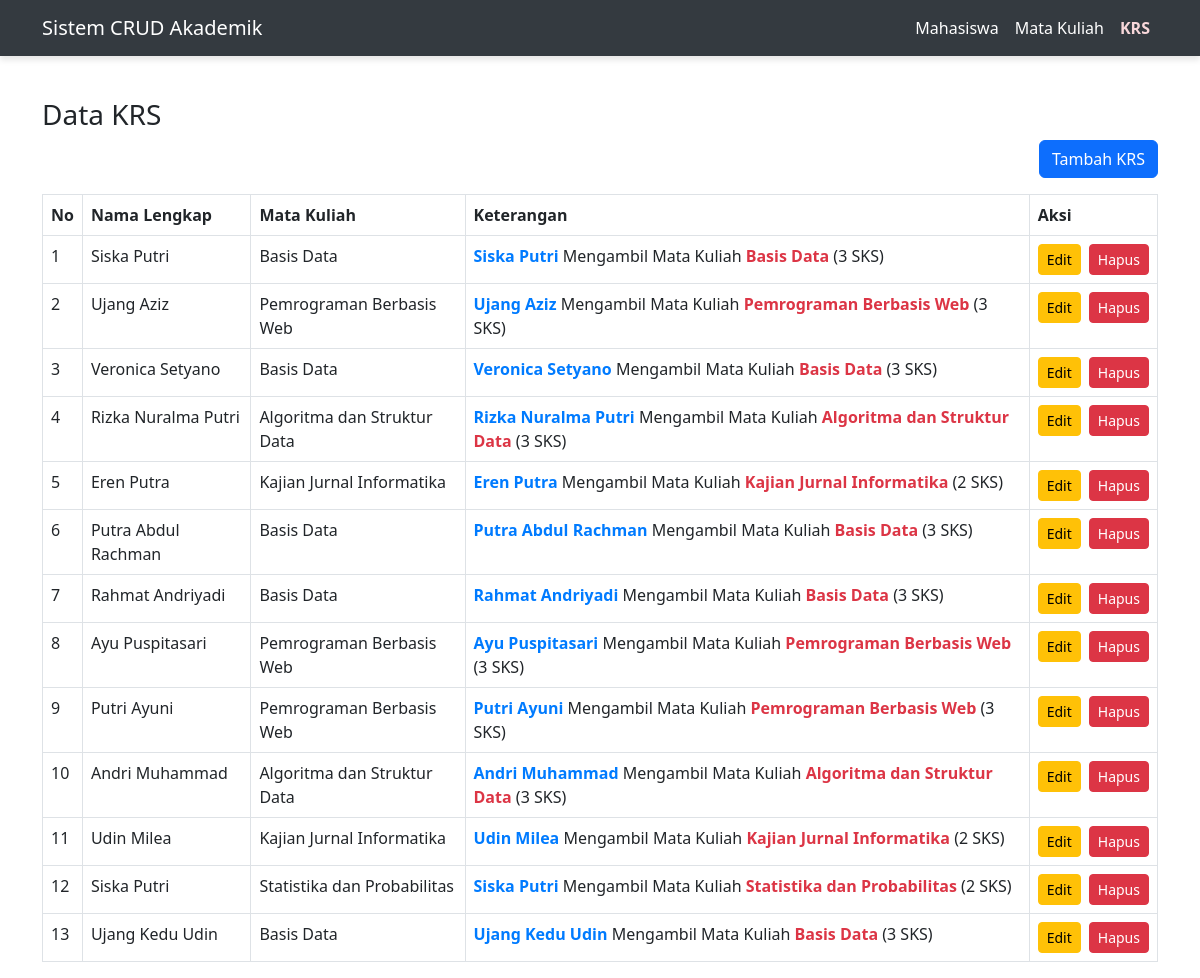
The page /krs.php on the database its author committed.
### tables this page shows
CREATE TABLE `krs` (
  `id` int(11) NOT NULL,
  `mahasiswa_npm` char(13) DEFAULT NULL,
  `matakuliah_kodemk` char(6) DEFAULT NULL
);

CREATE TABLE `mahasiswa` (
  `npm` char(13) NOT NULL,
  `nama` varchar(50) NOT NULL,
  `jurusan` enum('Teknik Informatika','Sistem Informasi') NOT NULL,
  `alamat` text DEFAULT NULL
);

CREATE TABLE `matakuliah` (
  `kodemk` char(6) NOT NULL,
  `nama` varchar(50) NOT NULL,
  `jumlah_sks` int(3) NOT NULL
);

### krs.php (the view, shortened to what this page needs)
<?php
include 'db.php';
$result = mysqli_query($conn, "SELECT krs.id, mahasiswa.nama AS nama_mahasiswa, matakuliah.nama AS nama_matakuliah, matakuliah.jumlah_sks
                               FROM krs
                               JOIN mahasiswa ON krs.mahasiswa_npm = mahasiswa.npm
                               JOIN matakuliah ON krs.matakuliah_kodemk = matakuliah.kodemk");
?>
<?php include 'index.php'; ?>
<!DOCTYPE html>
<html lang="en">
<head>
    <link href="https://cdn.jsdelivr.net/npm/bootstrap@5.3.0/dist/css/bootstrap.min.css" rel="stylesheet">
</head>
<body>
<div class="container mt-5">
    <div class="d-flex justify-content-between">
        <h3>Data KRS</h3>
    </div>
    <div class="mb-3 text-end">
        <a href="tambahkrs.php" class="btn btn-primary">Tambah KRS</a>
    </div>
    <table class="table table-bordered">
        <thead>
            <tr>
                <th>No</th>
                <th>Nama Lengkap</th>
                <th>Mata Kuliah</th>
                <th>Keterangan</th>
                <th>Aksi</th>
            </tr>
        </thead>
        <tbody>
            <?php
            $no = 1;
            while ($row = mysqli_fetch_assoc($result)) : ?>
                <tr>
                    <td><?= $no++ ?></td>
                    <td><?= $row['nama_mahasiswa'] ?></td>
                    <td><?= $row['nama_matakuliah'] ?></td>
                    <td>
                        <span class="nama-mahasiswa"><?= $row['nama_mahasiswa'] ?></span> Mengambil Mata Kuliah
                        <span class="nama-matakuliah"><?= $row['nama_matakuliah'] ?></span>
                        (<?= $row['jumlah_sks'] ?> SKS)
                    </td>
                    <td>
                        <div class="d-flex">
                            <a href="editkrs.php?id=<?= $row['id'] ?>" class="btn btn-warning btn-sm me-2">Edit</a>
                            <a href="hapuskrs.php?id=<?= $row['id'] ?>" class="btn btn-danger btn-sm" onclick="return confirm('Hapus data ini?')">Hapus</a>
                        </div>
                    </td>
                </tr>
            <?php endwhile; ?>
        </tbody>
    </table>
</div>
</body>
</html>

### index.php (shortened to what this page needs)
<!DOCTYPE html>
<html lang="en">
<head>
    <link href="https://cdn.jsdelivr.net/npm/bootstrap@5.3.0/dist/css/bootstrap.min.css" rel="stylesheet">
</head>
<body>
<nav class="navbar navbar-expand-lg navbar-dark fixed-top">
    <div class="container">
        <a class="navbar-brand d-flex align-items-center" href="#">
            <span>Sistem CRUD Akademik</span>
        </a>
        <div class="collapse navbar-collapse" id="navbarNav">
            <ul class="navbar-nav ms-auto">
                <li class="nav-item">
                    <a class="nav-link <?php echo (basename($_SERVER['PHP_SELF']) == 'mahasiswa.php') ? 'active' : ''; ?>" href="mahasiswa.php">Mahasiswa</a>
                </li>
                <li class="nav-item">
                    <a class="nav-link <?php echo (basename($_SERVER['PHP_SELF']) == 'matakuliah.php') ? 'active' : ''; ?>" href="matakuliah.php">Mata Kuliah</a>
                </li>
                <li class="nav-item">
                    <a class="nav-link <?php echo (basename($_SERVER['PHP_SELF']) == 'krs.php') ? 'active' : ''; ?>" href="krs.php">KRS</a>
                </li>
            </ul>
        </div>
    </div>
</nav>
</body>
</html>

### index.php (style rules this page uses)
body { padding-top: 50px; }
.navbar { background-color: #343a40 !important; box-shadow: 0 4px 6px rgba(0, 0, 0, 0.1); padding: 10px 20px; }
.navbar .navbar-brand, .navbar .nav-link { color: #ffffff !important; transition: color 0.3s ease, border-bottom 0.3s ease; }
.navbar .nav-link.active { font-weight: bold; color: #f8d7da !important; }

### krs.php (style rules this page uses)
.nama-mahasiswa { color: #007bff; font-weight: bold; }
.nama-matakuliah { color: #dc3545; font-weight: bold; }

### rows shown on the page
krs: mahasiswa_npm.nama "Siska Putri", matakuliah_kodemk.nama "Basis Data", matakuliah_kodemk.jumlah_sks "3"
krs: mahasiswa_npm.nama "Ujang Aziz", matakuliah_kodemk.nama "Pemrograman Berbasis Web", matakuliah_kodemk.jumlah_sks "3"
krs: mahasiswa_npm.nama "Veronica Setyano", matakuliah_kodemk.nama "Basis Data", matakuliah_kodemk.jumlah_sks "3"
krs: mahasiswa_npm.nama "Rizka Nuralma Putri", matakuliah_kodemk.nama "Algoritma dan Struktur Data", matakuliah_kodemk.jumlah_sks "3"
krs: mahasiswa_npm.nama "Eren Putra", matakuliah_kodemk.nama "Kajian Jurnal Informatika", matakuliah_kodemk.jumlah_sks "2"
krs: mahasiswa_npm.nama "Putra Abdul Rachman", matakuliah_kodemk.nama "Basis Data", matakuliah_kodemk.jumlah_sks "3"
krs: mahasiswa_npm.nama "Rahmat Andriyadi", matakuliah_kodemk.nama "Basis Data", matakuliah_kodemk.jumlah_sks "3"
krs: mahasiswa_npm.nama "Ayu Puspitasari", matakuliah_kodemk.nama "Pemrograman Berbasis Web", matakuliah_kodemk.jumlah_sks "3"
krs: mahasiswa_npm.nama "Putri Ayuni", matakuliah_kodemk.nama "Pemrograman Berbasis Web", matakuliah_kodemk.jumlah_sks "3"
krs: mahasiswa_npm.nama "Andri Muhammad", matakuliah_kodemk.nama "Algoritma dan Struktur Data", matakuliah_kodemk.jumlah_sks "3"
krs: mahasiswa_npm.nama "Udin Milea", matakuliah_kodemk.nama "Kajian Jurnal Informatika", matakuliah_kodemk.jumlah_sks "2"
krs: mahasiswa_npm.nama "Siska Putri", matakuliah_kodemk.nama "Statistika dan Probabilitas", matakuliah_kodemk.jumlah_sks "2"
krs: mahasiswa_npm.nama "Ujang Kedu Udin", matakuliah_kodemk.nama "Basis Data", matakuliah_kodemk.jumlah_sks "3"
